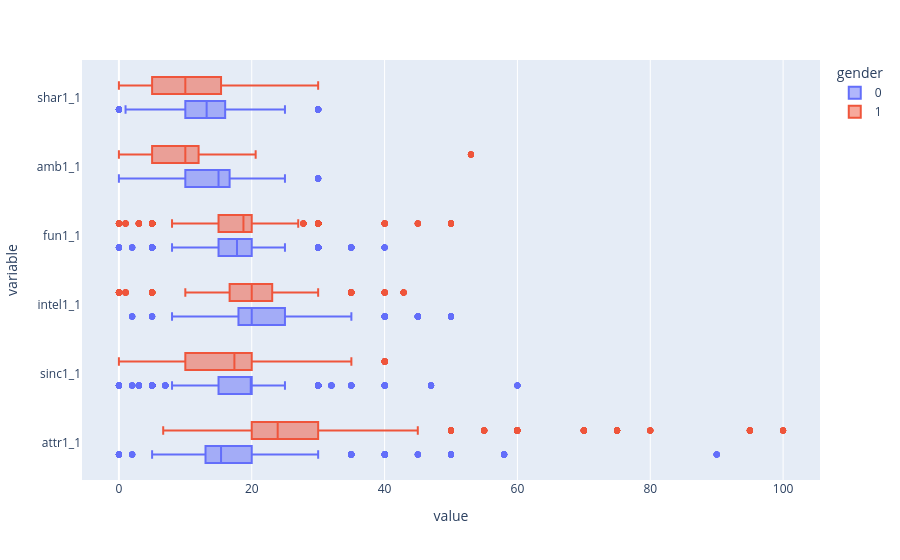

The notebook cell saved with this chart:
### Code cell
fig = px.box(df, x=['attr1_1','sinc1_1','intel1_1','fun1_1','amb1_1', 'shar1_1'], color='gender')
fig.show()

### Figure 1 — Plotly figure (JSON) as saved in the notebook; plotly's stock layout.template omitted (floating-point values rounded to 4 significant figures; data arrays with more than 128 entries replaced by an {"elided": "..."} marker saying what was removed)
{"data": [{"alignmentgroup": "True", "hovertemplate": "gender=0<br>value=%{x}<br>variable=%{y}<extra></extra>", "legendgroup": "0", "marker": {"color": "#636efa"}, "name": "0", "notched": false, "offsetgroup": "0", "orientation": "h", "showlegend": true, "type": "box", "x": {"elided": "25104 float values"}, "x0": " ", "xaxis": "x", "y": {"elided": "25104 str values"}, "y0": " ", "yaxis": "y"}, {"alignmentgroup": "True", "hovertemplate": "gender=1<br>value=%{x}<br>variable=%{y}<extra></extra>", "legendgroup": "1", "marker": {"color": "#EF553B"}, "name": "1", "notched": false, "offsetgroup": "1", "orientation": "h", "showlegend": true, "type": "box", "x": {"elided": "25164 float values"}, "x0": " ", "xaxis": "x", "y": {"elided": "25164 str values"}, "y0": " ", "yaxis": "y"}], "layout": {"boxmode": "group", "legend": {"title": {"text": "gender"}, "tracegroupgap": 0}, "margin": {"t": 60}, "xaxis": {"anchor": "y", "domain": [0, 1], "title": {"text": "value"}}, "yaxis": {"anchor": "x", "domain": [0, 1], "title": {"text": "variable"}}}}
